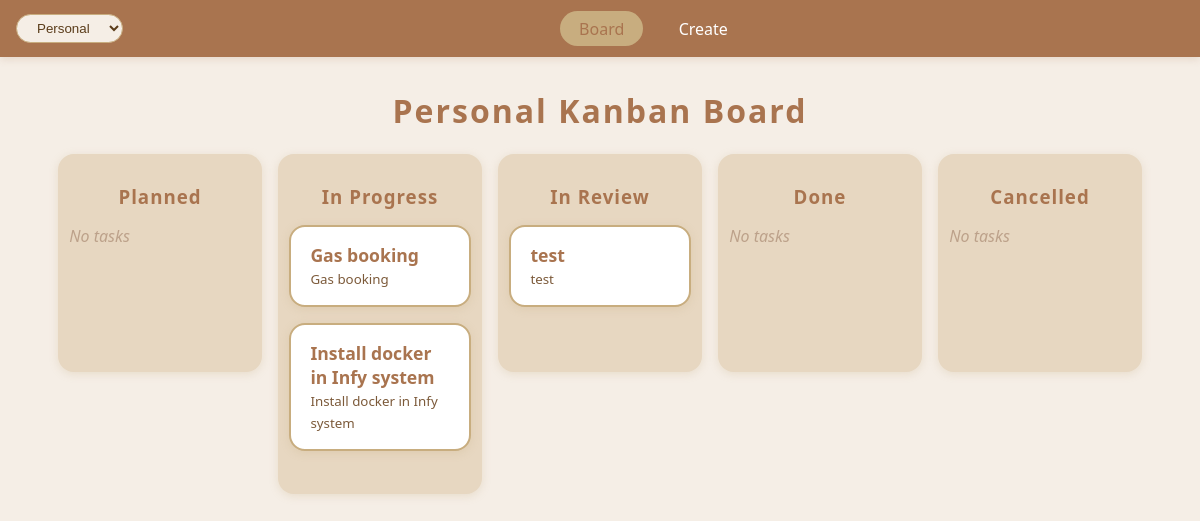
The app's page /, older data.
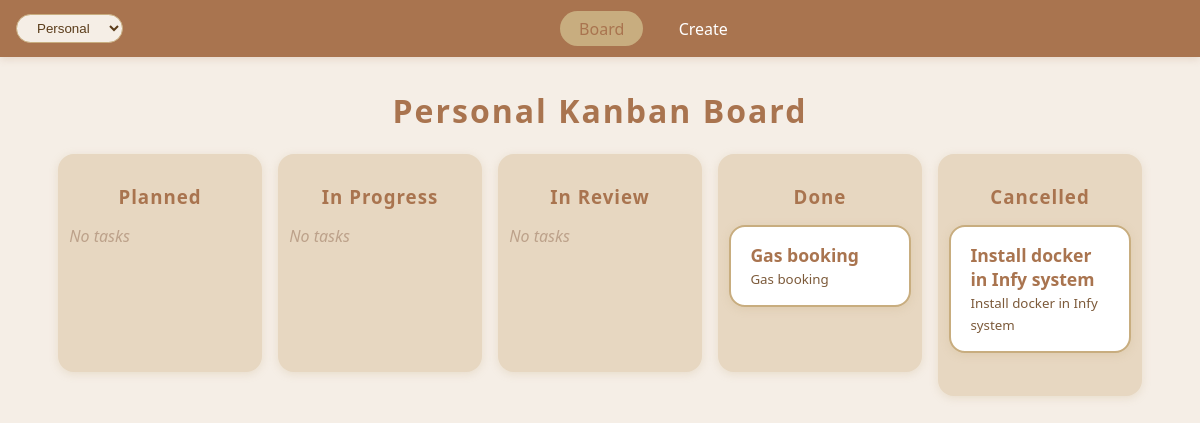
The same page, newer data.
### board/models.py (models this page shows, shortened)
class Space(models.Model):
    name = models.CharField(max_length=50, unique=True)
    created = models.DateTimeField(auto_now_add=True)

class Task(models.Model):
	STATUS_CHOICES = [
		("planned", "Planned"),
		("in-progress", "In Progress"),
		("in-review", "In Review"),
		("done", "Done"),
		("cancelled", "Cancelled"),
	]
	PRIORITY_CHOICES = [
		('low', 'Low'),
		('normal', 'Normal'),
		('high', 'High'),
	]
	short_description = models.CharField(max_length=100)
	description = models.TextField()
	status = models.CharField(max_length=20, choices=STATUS_CHOICES, default="planned")
	workspace = models.ForeignKey('Space', null=True, blank=True, on_delete=models.CASCADE, related_name='tasks')
	comments = models.TextField(blank=True, default="")
	priority = models.CharField(max_length=10, choices=PRIORITY_CHOICES, default='normal')
	is_working = models.BooleanField(default=False) # Indicates someone is currently working on the task

### board/views.py (the view)
# urls.py: path('', views.board_view, name='board'),
def board_view(request):
	spaces = list(Space.objects.values_list('name', flat=True))
	default_space = spaces[0] if spaces else 'office'
	current_workspace = request.session.get('current_workspace', default_space)
	if 'workspace' in request.GET:
		new_workspace = request.GET.get('workspace')
		if new_workspace in spaces:
			current_workspace = new_workspace
			request.session['current_workspace'] = current_workspace
			return redirect('board')
	if current_workspace not in spaces:
		current_workspace = default_space
		request.session['current_workspace'] = current_workspace
	statuses = [
		("planned", "Planned"),
		("in-progress", "In Progress"),
		("in-review", "In Review"),
		("done", "Done"),
		("cancelled", "Cancelled"),
	]
	tasks_by_status = {key: Task.objects.filter(status=key, workspace__name=current_workspace) for key, _ in statuses}
	return render(request, "board/board.html", {
		"statuses": statuses,
		"tasks_by_status": tasks_by_status,
		"current_workspace": current_workspace,
		"spaces": spaces,
	})

### board/context_processors.py (called while the page is built)
def spaces_processor(request):
    spaces_qs = Space.objects.all().order_by('name')
    spaces = [s.name for s in spaces_qs]
    default_space = spaces[0] if spaces else 'office'
    current_workspace = request.session.get('current_workspace', default_space)
    if current_workspace not in spaces and spaces:
        current_workspace = spaces[0]
        request.session['current_workspace'] = current_workspace
    return {
        'spaces': spaces,
        'current_workspace': current_workspace,
    }

### board/templatetags/board_extras.py (called while the page is built)
@register.filter
def get_item(dictionary, key):
    return dictionary.get(key, [])

### board/templates/board/board.html (shortened to what this page needs)
{% extends 'base.html' %}
{% load board_extras %}
{% block content %}
<h1>{{ current_workspace|title }} Kanban Board</h1>
<div class="kanban-board">
  {% for key, label in statuses %}
    <div class="kanban-section">
      <h3>{{ label }}</h3>
      <div class="kanban-column" data-status="{{ key }}">
        {% for task in tasks_by_status|get_item:key %}
          <a href="{% url 'task_detail' task.id %}" class="kanban-card-link" style="text-decoration:none;display:block;">
            <div class="kanban-card" draggable="true" data-task-id="{{ task.id }}" style="position:relative;">
              <strong>{{ task.short_description }}</strong><br>
              <small>{{ task.description }}</small>
            </div>
          </a>
        {% empty %}
          <div class="no-tasks">No tasks</div>
        {% endfor %}
      </div>
    </div>
  {% endfor %}
</div>
{% endblock %}

### board/templates/base.html (shortened to what this page needs)
{% load static %}
<!DOCTYPE html>
<html lang="en">
<head>
    <link rel="stylesheet" href="{% static 'css/forms.css' %}">
</head>
<body>
    <nav class="navbar">
        <div class="workspace-toggle">
            <form id="workspace-form" method="get" style="margin:0;">
                <select name="workspace" id="workspace-select" onchange="this.form.submit()">
                    {% for sp in spaces %}
                        <option value="{{ sp }}" {% if current_workspace == sp %}selected{% endif %}>{{ sp|title }}</option>
                    {% empty %}
                        <option value="office" {% if current_workspace == 'office' %}selected{% endif %}>Office</option>
                        <option value="home" {% if current_workspace == 'home' %}selected{% endif %}>Home</option>
                    {% endfor %}
                </select>
            </form>
        </div>
        <div class="nav-links">
            <a href="/" class="{% if request.path == '/' %}active{% endif %}">Board</a>
            <a href="/create/" class="{% if request.path == '/create/' %}active{% endif %}">Create</a>
        </div>
    </nav>
    {% block content %}{% endblock %}
</body>
</html>

### board/templates/base.html (style rules this page uses)
*, *::before, *::after { box-sizing: border-box; }
html, body { overflow-x: hidden; }
body { padding-left: 0.5rem; padding-right: 0.5rem; }
.navbar { width: 100%; background: var(--coffee-brown); color: var(--white); padding: 0.7rem 1rem; display: flex; justify-content: space-between; align-items: center; flex-wrap: wrap; box-shadow: 0 2px 8px #a9744f33; }
.navbar .nav-links { display: flex; gap: 1rem; justify-content: center; flex: 1 1 auto; min-width: 0; }
.navbar .workspace-toggle { display: flex; gap: 0.5rem; align-items: center; }
.navbar a { color: var(--white); text-decoration: none; font-size: 1rem; font-weight: 500; padding: 0.4rem 1.2rem; border-radius: 1.2rem; transition: background 0.2s; }
.navbar a:hover, .navbar a.active { background: var(--light-coffee); color: var(--coffee-brown); }
:root { --coffee-brown: #a9744f; --light-coffee: #c8ad7f; --cream: #f5eee6; --white: #fff; --tan: #e7d7c1; --border-radius: 1rem; --shadow: 0 2px 8px #c8ad7f44; }
body { font-family: 'Segoe UI', Arial, sans-serif; background: var(--cream); margin: 0; padding: 0; }
h1 { text-align: center; color: var(--coffee-brown); margin-top: 2rem; letter-spacing: 2px; }
.kanban-board { display: flex; gap: 1rem; margin: 1.2rem auto; max-width: 1100px; width: 100%; padding: 0 0.5rem; overflow: visible; align-items: flex-start; }
.kanban-section { flex: 1 1 160px; background: var(--tan); padding: 0.7rem; border-radius: var(--border-radius); min-width: 150px; box-shadow: var(--shadow); display: flex; flex-direction: column; align-items: center; }
.kanban-section h3 { color: var(--coffee-brown); margin-bottom: 1rem; font-weight: 600; letter-spacing: 1px; }
.kanban-column { width: 100%; min-height: 120px; margin-bottom: 1rem; }
.kanban-card { background: var(--white); margin-bottom: 1rem; padding: 1rem 1.2rem; border-radius: var(--border-radius); box-shadow: var(--shadow); color: #5a3c1a; border: 2px solid var(--light-coffee); transition: box-shadow 0.2s, border 0.2s; }
.kanban-card strong { color: var(--coffee-brown); font-size: 1.1rem; }
.kanban-card small { color: #7c5a3a; }
.kanban-section .no-tasks { color: #bca18a; font-style: italic; }
select { border-radius: 1.2rem; border: 1px solid var(--light-coffee); padding: 0.3rem 1rem; background: var(--cream); color: #5a3c1a; }
.navbar a, .workspace-toggle select { max-width: 100%; }

Row changes from the older to the newer data that the page shows:
removed Task: short_description "test", description "test", shown under "In Review"
changed Task "Gas booking": moves from the list under "In Progress" to the list under "Done"
changed Task "Install docker in Infy system": moves from the list under "In Progress" to the list under "Cancelled"
Text that changed along with them:
new list line: "No tasks"
list line gone: "No tasks"
